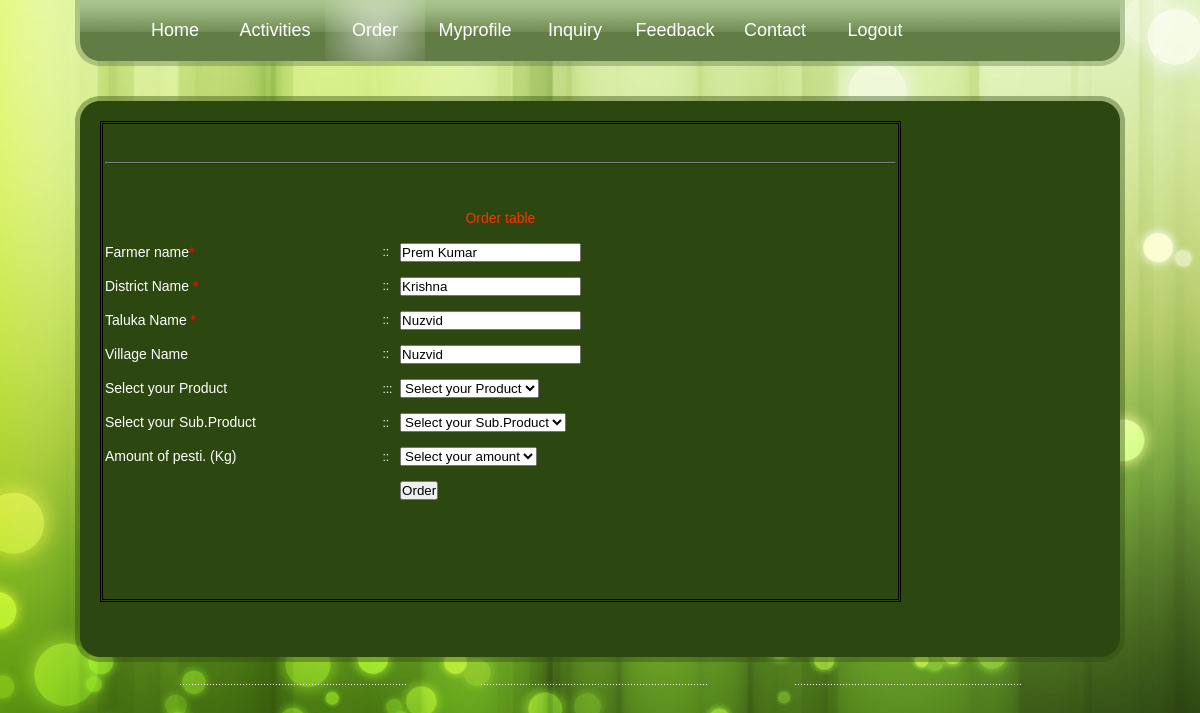
The page /client/order.php (signed in) on the database its author committed.
### tables this page shows
CREATE TABLE IF NOT EXISTS `register` (
  `id` int(11) NOT NULL AUTO_INCREMENT,
  `f_name` text NOT NULL,
  `f_id` varchar(20) NOT NULL,
  `password` varchar(15) NOT NULL,
  `age` int(3) NOT NULL,
  `c_num` varchar(13) NOT NULL,
  `address` varchar(30) NOT NULL,
  `d_name` varchar(15) NOT NULL,
  `t_name` varchar(15) NOT NULL,
  `v_name` varchar(15) NOT NULL,
  `y_income` varchar(25) NOT NULL,
  `s_num` varchar(10) NOT NULL,
  `area_of_serv_no` varchar(10) NOT NULL,
  `t_land` varchar(20) NOT NULL,
  `w_irrigation` varchar(20) NOT NULL,
  `total` int(20) NOT NULL,
  PRIMARY KEY (`id`)
);

CREATE TABLE IF NOT EXISTS `dist_mngt` (
  `did` int(11) NOT NULL AUTO_INCREMENT,
  `district` varchar(20) NOT NULL,
  PRIMARY KEY (`did`)
);

CREATE TABLE IF NOT EXISTS `village_mngt` (
  `vid` int(11) NOT NULL AUTO_INCREMENT,
  `did` int(10) NOT NULL,
  `village` varchar(20) NOT NULL,
  PRIMARY KEY (`vid`)
);

### client/order.php (the view, shortened to what this page needs)
<!DOCTYPE html PUBLIC "-//W3C//DTD XHTML 1.0 Strict//EN" "http://www.w3.org/TR/xhtml1/DTD/xhtml1-strict.dtd">
<html xmlns="http://www.w3.org/1999/xhtml">
    <head>
        <link href="styles.css" rel="stylesheet" type="text/css" media="screen" />
</head>
    <body>
    	<div id="wrap">
		        <div id="menu">
				<ul>
						<li><a href="index.php">Home</a></li>
						<li><a href="activities.php">Activities</a></li>
						<?php if(isset($_SESSION['uid'])!='')
						{
						?>
						<li><a href="order.php" class="active">Order</a></li>
						<?php
						}
						?>
						<?php if(isset($_SESSION['uid'])!='')
						{?>
						<li><a href="myprofile.php">Myprofile</a></li>
						<li><a href="inquiry.php">Inquiry</a></li>
						<?php
						}?>
						<li><a href="feedback.php">Feedback</a></li>
						<li><a href="contact.php">Contact</a></li>
						<?php if(isset($_SESSION['uid'])=='')
						{
						?>
						<li><a href="login.php">Login</a></li>
						<?php
						}
						else
						{
						?>
						<li><a href="Logout.php">Logout</a></li>
						<?php
						}
						?>
						</ul>
				</div>
				<div id="top_padding"></div>
				<div id="content_top"></div>
				<div id="content_bg_repeat">
					<div class="inside">
            	<div class="row-1 outdent">
                <form id="form1" name="form1" method="post" action="" onsubmit="return validate();">
	<?php
	$id=$_SESSION['uid'];
	$q=mysql_query("select * from register where ID=$id");
	$data=mysql_fetch_array($q);
	?>
      <table width="80%" height="481" border="0" align="center" style="border: #000000 double;">
        <tr>
          <td height="62" colspan="3"><table width="100%" height="36
					  " border="0">
                        <tr>
                          <td style=" font:Georgia, 'Times New Roman', Times, serif; font-size:18px; "><?php
						?></font></td>
                        </tr></table>
                        <table width="100%" border="1"><tr></tr>
                      </table>
                        <p>&nbsp;</p>
              </td>
        </tr>
        <tr>
          <td colspan="3" align="center" style="color:#FF3300;"><span class="style1">Order table </span></td>
        </tr>
        <tr>
          <td width="35%"><span class="style1">Farmer name<strong><font color="#FF0000">*</font><font color="#FF0000"></font></strong></span></td>
          <td width="2%">::</td>
          <td width="63%"><label>
            <input name="f_id" type="text" id="f_id" value="<?php echo $data['f_name'];?>" / readonly="">
          </label></td>
        </tr>
        <tr>
          <td><span class="style1">District Name <strong><font color="#FF0000">*</font><font color="#FF0000"></font></strong></span></td>
          <td>::</td>
          <td><label>
          <input name="f_id2" type="text" id="f_id2" value="<?php
			$t1=$data['d_name'];
			$q2=mysql_query("select district  from dist_mngt where did=$t1");
			$data2=mysql_fetch_array($q2);
			echo $data2['district'];
		    ?>" / readonly="">
          </label></td>
        </tr>
        <tr>
          <td><span class="style1">Taluka Name <strong><font color="#FF0000">*</font><font color="#FF0000"></font></strong></span></td>
          <td>::</td>
          <td><input name="ta" type="text" id="ta" value="<?php
				$t=$data['t_name'];
				$q1=mysql_query("select village  from village_mngt where vid=$t");
				$data1=mysql_fetch_array($q1);
				echo $data1['village'];
		       ?>" / readonly=""></td>
        </tr>
        <tr>
          <td><span class="style1">Village Name </span></td>
          <td>::</td>
          <td><label>
            <input name="v" type="text" id="v" value="<?php echo $data['v_name'];?>" / readonly="">
          </label></td>
        </tr>
        <tr>
          <td><span class="style1">Select your Product </span></td>
          <td>:::</td>
          <td>
		  <select name="c" id="c">
			 <option value="Select your Product" selected="selected">Select your Product</option>
          </select></td>
        </tr>
        <tr>
          <td><span class="style1">Select your Sub.Product </span></td>
          <td>::</td>
		  <td>
	      <div id="statediv"><select name="state" id="state">
            <option value="Select your Sub.Product" selected="selected">Select your Sub.Product</option>
                                        </select>
          </label></td>
        </tr>
        <tr>
          <td><span class="style1">Amount of pesti. (Kg) </span></td>
          <td>::</td>
          <td><label>
            <select name="amount" id="amount">
              <option value="Select your amount" selected="selected">Select your amount</option>
                </select>
          </label></td>
        </tr>
        <tr>
          <td>&nbsp;</td>
          <td>&nbsp;</td>
          <td><input name="submit" type="submit" id="submit" value="Order" /></td>
        </tr>
        <tr>
          <td height="88"></td>
          <td>&nbsp;</td>
          <td><div align="right"></div></td>
        </tr>
      </table>
    </form>
            	</div>
            </div>
				</div>
				<div id="content_bottom"></div>
				<div id="footer_top">
				</div>
		</div>
    </body>
</html>

### client/styles.css (style rules this page uses)
* { margin: 0px; padding: 0px; }
a { color: #ffffff; font-weight: bold; text-decoration: none; }
body { font-family: Arial, Helvetica, sans-serif; font-size: 12px; line-height: 18px; color: #ffffff; background: #000000 url(images/bg.jpg) no-repeat top center fixed; }
#wrap { width: 1050px; margin: 0 auto; }
#menu { width: 1050px; height: 66px; background: url(images/menu_bg.png); }
#menu ul { padding-left: 0px; list-style: none; padding: 0px 0px 0px 0px; margin: 0 auto; width: 950px; }
#menu ul li { display: inline; }
#menu ul li a { font: Georgia, "Times New Roman", Times, serif; font-size:18px; color: #ffffff; font-weight: normal; text-decoration: none; text-align: center; display: block; float: left; width: 100px; height: 61px; line-height: 61px; }
#menu ul li a:hover, #menu ul li .active { background: url(images/active.png) center; }
#top_padding { height: 30px; }
#content_top { background: url(images/content_top.png) top left; height: 25px; }
#content_bottom { background: url(images/content_bottom.png) top left; height: 24px; }
#content_bg_repeat { background: url(images/content_bg_repeat.png) left repeat-y; padding: 0px 24px 0px 25px; }
.outdent { padding-bottom:36px; }
.inside p { margin-bottom:18px; }
#footer_top { width: 841px; margin: 0 auto; background: url(images/footer_top_border.png) no-repeat bottom; padding-top: 23px; }

### rows shown on the page
register: f_id "Prem Kumar", v "Nuzvid"
dist_mngt: f_id2 "Krishna"
village_mngt: ta "Nuzvid"
